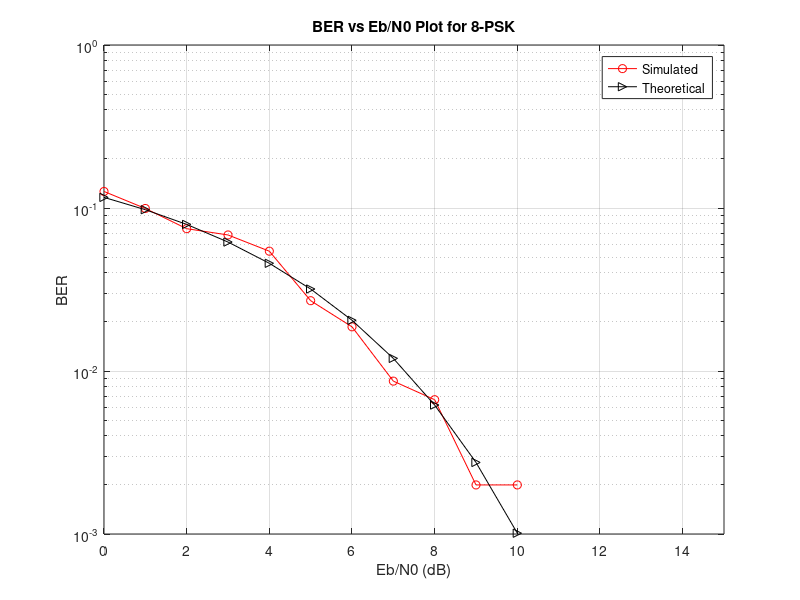

Source code (MATLAB):
%                          <<Experiment-4 PART-B (8-PSK)>>
%                               << Objective-2 >>
% Aim: Simulation study of Performance of 8-PSK.
% Objective-1: Write a program to plot signal constellation diagram of received 
%              8-PSK signal in the presence of AWGN.
% Objective-2: Write a program to plot Practical and Theoretical BER vs SNR graph
%              of received 8-PSK signal in the presence of AWGN for ML receiver.

% Note: For objective-1, see separate octave files named <my_8PSK_constellation.m>
clc;
clear all;
close all;
pkg load communications
N = 3000;  % Number of bits to be transmitted using *-PSK
           % Too large value may slow down the program
x = randi([0,1],1,N); % Random input bits generation
M = 8;     % Number of Symbols in 8-PSK

% Symbol Generation
yy = [];
for i=1:3:length(x)
  if x(i)==0 && x(i+1)==0 & x(i+2)==0
    y = cosd(0)+1j*sind(0);
  elseif x(i)==0 && x(i+1)==0 & x(i+2)==1
    y = cosd(45)+1j*sind(45);
  elseif x(i)==0 && x(i+1)==1 & x(i+2)==1
    y = cosd(90)+1j*sind(90);
  elseif x(i)==0 && x(i+1)==1 & x(i+2)==0
    y = cosd(135)+1j*sind(135);
  elseif x(i)==1 && x(i+1)==1 & x(i+2)==0
    y = cosd(180)+1j*sind(180);
  elseif x(i)==1 && x(i+1)==1 & x(i+2)==1
    y = cosd(225)+1j*sind(225);
  elseif x(i)==1 && x(i+1)==0 & x(i+2)==1
    y = cosd(270)+1j*sind(270);
  elseif x(i)==1 && x(i+1)==0 & x(i+2)==0
    y = cosd(315)+1j*sind(315);
  endif
% Transmitted Symbols
yy = [yy y];
endfor

% Detection based on euclidean distance
ber_simulated = [];
ber_theoretical = [];
ref_symbols = [cosd(0)+1j*sind(0), cosd(45)+1j*sind(45), cosd(90)+1j*sind(90), cosd(135)+1j*sind(135), cosd(180)+1j*sind(180) cosd(225)+1j*sind(225) cosd(270)+1j*sind(270) cosd(315)+1j*sind(315)];
for EbN0db = 0:15
EbN0 = 10^(EbN0db/10);
n = (1/sqrt(2))*[randn(1,length(yy)) + 1j*randn(1,length(yy))];
sigma = sqrt(1/((log2(M))*EbN0)); % Symbol energy is normalized to Unity
r = yy + sigma*n;

% Calculation of Euclidian Distances of received symbols from reference symobols
min_dist_index = [];
for i=1:length(r)
  Dist = [];
  for k=1:length(ref_symbols)
  dist = sqrt((real(r(i))-real(ref_symbols(k)))^2 + (imag(r(i))-imag(ref_symbols(k)))^2); 
  Dist = [Dist dist];
  endfor
  min_dist_index = [min_dist_index find(Dist==min(Dist))];
endfor

% Estimation of Bits
x_estimated = [];
for i=1:length(r)
  if ref_symbols(min_dist_index(i))== cosd(0)+1j*sind(0);
    x_estimated = [x_estimated 0 0 0];
  elseif ref_symbols(min_dist_index(i))== cosd(45)+1j*sind(45);
    x_estimated = [x_estimated 0 0 1];
  elseif ref_symbols(min_dist_index(i))== cosd(90)+1j*sind(90);
    x_estimated = [x_estimated 0 1 1];
  elseif ref_symbols(min_dist_index(i))== cosd(135)+1j*sind(135);
    x_estimated = [x_estimated 0 1 0];
  elseif ref_symbols(min_dist_index(i))== cosd(180)+1j*sind(180);
    x_estimated = [x_estimated 1 1 0];
  elseif ref_symbols(min_dist_index(i))== cosd(225)+1j*sind(225);
    x_estimated = [x_estimated 1 1 1];
  elseif ref_symbols(min_dist_index(i))== cosd(270)+1j*sind(270);
    x_estimated = [x_estimated 1 0 1];
  elseif ref_symbols(min_dist_index(i))== cosd(315)+1j*sind(315);
    x_estimated = [x_estimated 1 0 0];
  endif
endfor

% BER Computation
ber_simulated =[ber_simulated sum(x~=x_estimated)/N];  
ber_theoretical = [ber_theoretical (1/log2(M))*erfc(sqrt(3*EbN0)*sind(180/M))];
endfor
EbN0db = 0:15;

% BER Plotting
semilogy(EbN0db, ber_simulated, 'ro-', EbN0db, ber_theoretical, 'k>-');
title('BER vs Eb/N0 Plot for 8-PSK');
xlabel('Eb/N0 (dB)');
ylabel('BER');
grid on;
legend('Simulated', 'Theoretical');
axis([0 15 10^-3 10^0]);